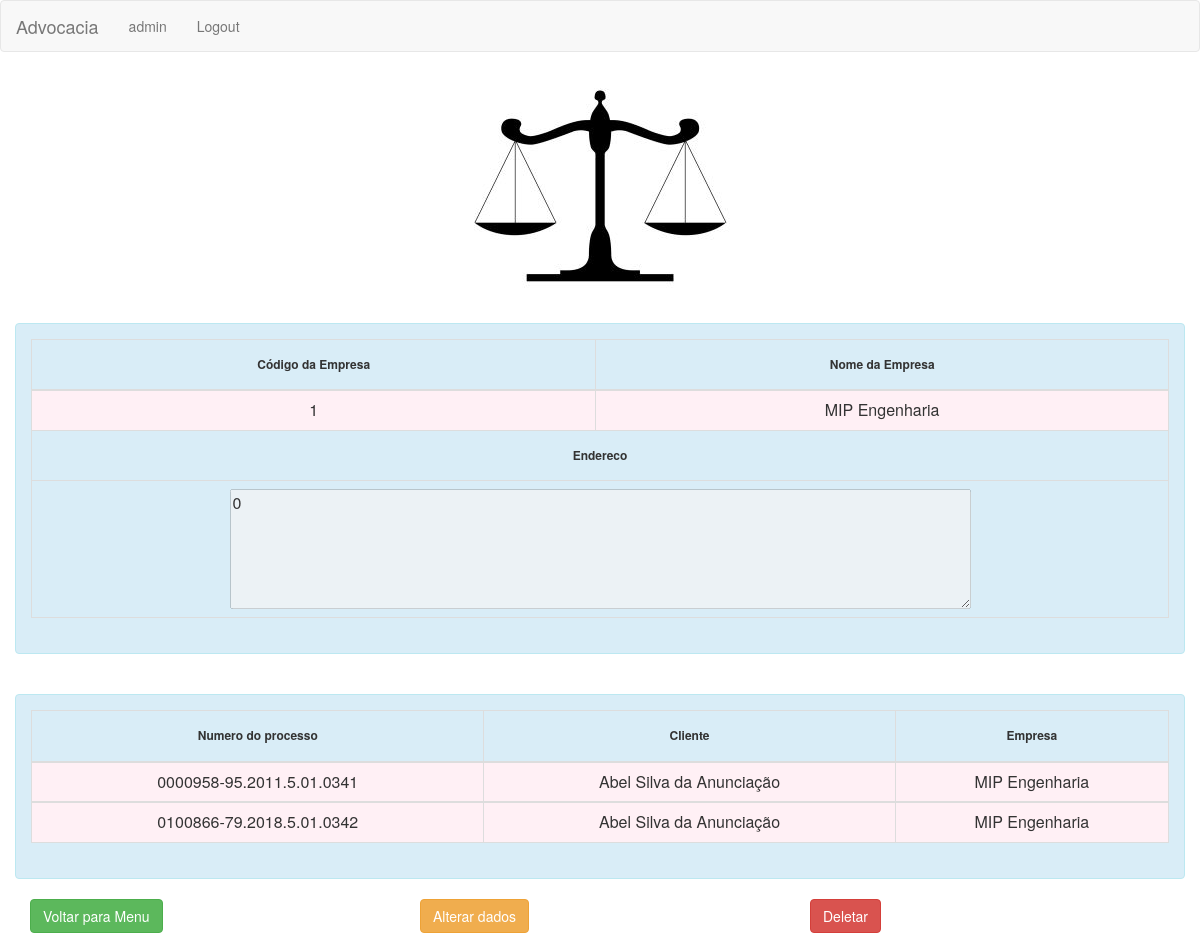
/consultaempresa.php?idempresa=1 (signed in), run on the app's committed database.
### tables this page shows
CREATE TABLE `empresa` (
  `idemp` int(11) NOT NULL,
  `nome` varchar(150) DEFAULT NULL,
  `endereco` varchar(250) DEFAULT NULL
);

CREATE TABLE `processo` (
  `numeroproc` varchar(25) NOT NULL,
  `cliente` int(11) DEFAULT NULL,
  `empresa` int(11) DEFAULT NULL,
  `dataaud` varchar(10) DEFAULT NULL,
  `horaaud` varchar(5) DEFAULT NULL,
  `horastrab` int(11) DEFAULT NULL,
  `horalmoco` int(11) DEFAULT NULL,
  `dataadm` varchar(10) DEFAULT NULL,
  `datadm` varchar(10) DEFAULT NULL,
  `pedidosproc` varchar(250) DEFAULT NULL,
  `numeropasta` int(11) DEFAULT NULL
);

CREATE TABLE `cliente` (
  `idcli` int(11) NOT NULL,
  `nomecli` varchar(150) DEFAULT NULL,
  `nacionalidade` varchar(50) DEFAULT NULL,
  `estcivil` varchar(15) DEFAULT NULL,
  `profissao` varchar(50) DEFAULT NULL,
  `ctps` varchar(7) DEFAULT NULL,
  `serie` varchar(6) DEFAULT NULL,
  `cpf` varchar(14) DEFAULT NULL,
  `rg` varchar(12) DEFAULT NULL,
  `pis` varchar(15) DEFAULT NULL,
  `endereco` varchar(250) DEFAULT NULL,
  `telefone` varchar(14) DEFAULT NULL,
  `celular` varchar(15) DEFAULT NULL,
  `email` varchar(150) DEFAULT NULL
);

### consultaempresa.php (the view, shortened to what this page needs)
<?php
    include("conexao.php");
    $idemp = $_GET["idempresa"];
    $dados = "select * from empresa where idemp =".$idemp."";
    $resultado_empresa = mysqli_query($conn,$dados);
    $dadoproc = "select * from processo where empresa = ".$idemp."";
    $resultado_dadoproc = mysqli_query($conn,$dadoproc);
?>
<nav class="navbar navbar-default">
  <div class="container-fluid">
    <div class="navbar-header">
      <a class="navbar-brand" href="#">Advocacia</a>
    </div>
    <ul class="nav navbar-nav">
      <li><a href="#"><?php echo $_SESSION["id"];?></a></li>
      <li><a href="?acao=sair?">Logout</a></li>
    </ul>
  </div>
</nav>
<html>
    <head>
    <link rel="stylesheet" href="https://maxcdn.bootstrapcdn.com/bootstrap/3.3.7/css/bootstrap.min.css">
    <p align="center"><img src="justica2.jpg"></p>
</head>
<body>
<?php
    $empresa = mysqli_fetch_assoc($resultado_empresa);
?>
<div class="container">
    <div class="alert alert-info row ">
        <table class="table table-bordered ">
                    <thead>
                        <tr >
                            <td>
                                <div  align="center" ><h6><b>Código da Empresa </div>
                            </td>
                            <td>
                                <div   align="center" ><h6><b>Nome da Empresa</div>
                            </td>
                        </tr>
                    </thead>
                    <tbody>
                        <tr style="background-color:lavenderblush;">
                            <td>
                                <div  align="center" ><?=$empresa['idemp']?></div>
                            </td>
                            <td>
                                <div  align="center" ><?=$empresa['nome']?> </div>
                            </td>
                        </tr>
                        <tr>
                            <td colspan="6">
                                <div   align="center" ><h6><b>Endereco</b></h6></div>
                            </td>
                        </tr>
                        <tr>
                             <td colspan="6">
                                <div  align="center"><textarea rows="5" cols="80" disabled><?=$empresa['endereco']?></textarea></div>
                            </td>
                        </tr>
                    </tbody>
        </table>
        </div>
        <br>
        <div align="center" class="alert alert-info row" width="75%">
            <table align = "center"class="table table-bordered" >
                    <thead>
                        <tr >
                            <td>
                                <div   align="center" ><h6><b>Numero do processo</b></h6></div>
                            </td>
                            <td>
                                <div   align="center" ><h6><b>Cliente</b></h6></div>
                            </td>
                            <td>
                                <div   align="center" ><h6><b>Empresa</b></h6></div>
                            </td>
                        </tr>
                    </thead>
        <?php
                while($linha = mysqli_fetch_assoc($resultado_dadoproc)) {
                    $procli=$linha['cliente'];
                        $proemp=$linha['empresa'];
                            $dad = "select * from cliente where idcli =".$procli."";
                            $resultado_procli = mysqli_query($conn,$dad);
                            $linha2= mysqli_fetch_assoc($resultado_procli);
                            $dado = "select * from empresa where idemp =".$proemp."";
                            $resultado_proemp = mysqli_query($conn,$dado);
                            $linha3= mysqli_fetch_assoc($resultado_proemp);
        ?>
                    <tbody>
                        <tr style="background-color:lavenderblush;">
                            <td>
                                <div  align="center" ><?=$linha['numeroproc']?></div>
                            </td>
                            <td>
                                    <div  align="center"><?=$linha2['nomecli']?></div>
                                </td>
                                <td>
                                    <div  align="center"><?=$linha3['nome']?></div>
                                </td>
                        </tr>
        <?php
                }
                ?>
                    </tbody>
                </table>
            </div>
</div>
<div class="container">
       <div class="row">
        <div class="col-sm-4">
        <form name="formContato" method="get" action="index.php">
        <p>
            <input type="submit" class="btn btn-success" name="button" id="button" value="Voltar para Menu">
        </p>
        </form>
        </div>
        <div class="col-sm-4">
        <form name="formContato" method="get" action="alteraemp.php">
            <p>
                <input type="submit" class="btn btn-warning" name="button" id="button" value="Alterar dados">
            </p>
        </form>
        </div>
        <div class="col-sm-4">
            <form name="formContato" method="get" action="deletarempresa.php">
                    <div>
                    <button type="button" class="btn btn-danger" data-toggle="modal" data-target="#myModal">Deletar</button>
                  </div>
                </div>
        </div>
        </div>
</body>
</html>

### data on the page
empresa: idemp "1", nome "MIP Engenharia", endereco "0"
processo: numeroproc "0000958-95.2011.5.01.0341", cliente.nomecli "Abel Silva da Anunciação", empresa.nome "MIP Engenharia"
processo: numeroproc "0100866-79.2018.5.01.0342", cliente.nomecli "Abel Silva da Anunciação", empresa.nome "MIP Engenharia"

### other printed values
$_SESSION["id"] "admin"
